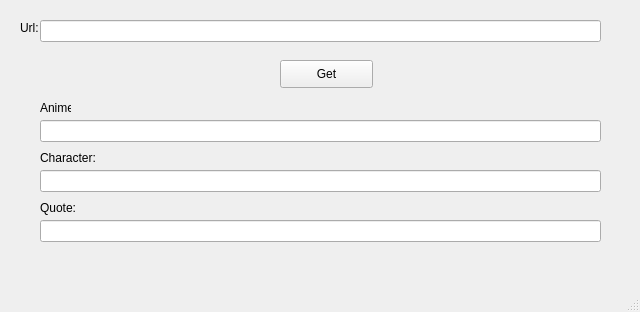
<?xml version="1.0" encoding="UTF-8"?>
<ui version="4.0">
 <class>MainWindow</class>
 <widget class="QMainWindow" name="MainWindow">
  <property name="geometry">
   <rect>
    <x>0</x>
    <y>0</y>
    <width>640</width>
    <height>312</height>
   </rect>
  </property>
  <property name="windowTitle">
   <string>MainWindow</string>
  </property>
  <widget class="QWidget" name="centralwidget">
   <widget class="QPushButton" name="pushButtonGetUrl">
    <property name="geometry">
     <rect>
      <x>280</x>
      <y>60</y>
      <width>93</width>
      <height>28</height>
     </rect>
    </property>
    <property name="text">
     <string>Get</string>
    </property>
   </widget>
   <widget class="QLineEdit" name="lineEditUrl">
    <property name="geometry">
     <rect>
      <x>40</x>
      <y>20</y>
      <width>561</width>
      <height>22</height>
     </rect>
    </property>
   </widget>
   <widget class="QLabel" name="label">
    <property name="geometry">
     <rect>
      <x>20</x>
      <y>20</y>
      <width>31</width>
      <height>16</height>
     </rect>
    </property>
    <property name="text">
     <string>Url:</string>
    </property>
   </widget>
   <widget class="QLineEdit" name="Anime">
    <property name="geometry">
     <rect>
      <x>40</x>
      <y>120</y>
      <width>561</width>
      <height>22</height>
     </rect>
    </property>
   </widget>
   <widget class="QLineEdit" name="Character">
    <property name="geometry">
     <rect>
      <x>40</x>
      <y>170</y>
      <width>561</width>
      <height>22</height>
     </rect>
    </property>
   </widget>
   <widget class="QLineEdit" name="Quote">
    <property name="geometry">
     <rect>
      <x>40</x>
      <y>220</y>
      <width>561</width>
      <height>22</height>
     </rect>
    </property>
   </widget>
   <widget class="QLabel" name="label_2">
    <property name="geometry">
     <rect>
      <x>40</x>
      <y>100</y>
      <width>31</width>
      <height>16</height>
     </rect>
    </property>
    <property name="text">
     <string>Anime:</string>
    </property>
   </widget>
   <widget class="QLabel" name="label_3">
    <property name="geometry">
     <rect>
      <x>40</x>
      <y>150</y>
      <width>101</width>
      <height>16</height>
     </rect>
    </property>
    <property name="text">
     <string>Character:</string>
    </property>
   </widget>
   <widget class="QLabel" name="label_4">
    <property name="geometry">
     <rect>
      <x>40</x>
      <y>200</y>
      <width>101</width>
      <height>16</height>
     </rect>
    </property>
    <property name="text">
     <string>Quote:</string>
    </property>
   </widget>
  </widget>
  <widget class="QMenuBar" name="menubar">
   <property name="geometry">
    <rect>
     <x>0</x>
     <y>0</y>
     <width>640</width>
     <height>20</height>
    </rect>
   </property>
  </widget>
  <widget class="QStatusBar" name="statusbar"/>
 </widget>
 <resources/>
 <connections/>
</ui>
